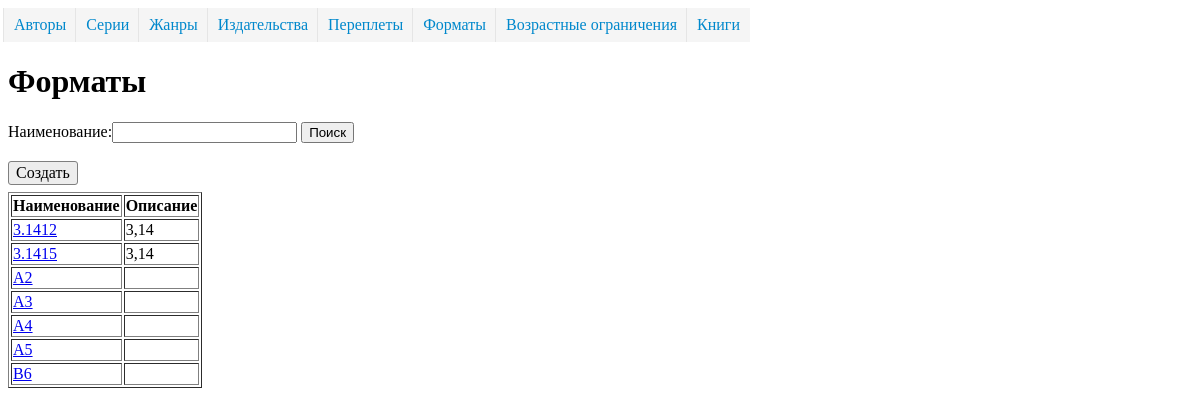
The app's page /directory/format/ with its own data.
### dimensionsapp/models.py (models this page shows, shortened)
class Dimension(models.Model):
    name = models.CharField("Наименование", max_length=50, unique=True)
    description = models.TextField("Описание", blank=True, )
    class Meta:
        abstract = True
        ordering = ['name']

class FormatBook(Dimension):
    class Meta(Dimension.Meta):
        verbose_name = 'формат'
        verbose_name_plural = 'форматы'

### dimensionsapp/views.py (the view)
class FormatBookListView(ListViewFilter):
    model = FormatBook
    extra_context = {'url_detail': 'format_book_detail'}

### dimensionsapp/form.py
class SearchForm(forms.Form):
    search = forms.CharField(label='Наименование', required=False)

### dimensionsapp/views.py (called while the page is built)
    def get_context_data(self, *, object_list=None, **kwargs):
        context = super().get_context_data(**kwargs)
        if 'search' in self.request.GET:
            context['form'] = self.form({'search': self.request.GET['search']})
        else:
            context['form'] = self.form()
        return context

    def get_queryset(self):
        qs = super().get_queryset()
        if 'search' in self.request.GET and self.request.GET['search'] != '':
            name = self.request.GET['search']
            qs = qs.filter(name__istartswith=name)
        return qs

### templates/dimensionsapp/formatbook_list.html (shortened to what this page needs)
{% extends 'dimension_list.html' %}
{% block header %}
        <H1>Форматы</H1>
{% endblock %}
{% block create_ankor%}{% url 'format_book_create' %}{% endblock %}

### templates/dimension_list.html (shortened to what this page needs)
<!DOCTYPE html>
<html lang="ru">
<head>
{% load static %}
    <link rel="stylesheet" href="{% static "css/stylesheet.css" %}">
</head>
<body>
    {% include 'menu.html' %}
    {% block header %}{% endblock %}
    {% block searchform %}
        <form action="" method="get">
            {% block searchform_name %}
                {{ form }}
            {% endblock %}
            <button type="submit">Поиск</button>
        </form>
        <br>
    {% endblock %}
    {% block create %}
        <a href="{% block create_ankor %}#{% endblock %}" class="button">Создать</a>
    {% endblock %}
    <table border="1">
        {% block dimension_list %}
            <tr>
                <th>Наименование</th>
                <th>Описание</th>
            </tr>
            {% for object in object_list %}
                <tr>
                    <td><a href="{% url url_detail object.pk %}">{{ object.name }}</a></td>
                    <td>{{  object.description }}</td>
                </tr>
            {% endfor %}
        {% endblock %}
    </table>
</body>
</html>

### static/css/stylesheet.css (style rules this page uses)
.button { display: inline-block; text-decoration: none; background-color: #ededed; padding: 2px 7px; color: black; border-radius: 3px; margin-bottom: 7px; border: 1px solid #7f7f7f; }

### records on screen
FormatBook: name "3.1412", description "3,14"
FormatBook: name "3.1415", description "3,14"
FormatBook: name "A2"
FormatBook: name "A3"
FormatBook: name "A4"
FormatBook: name "A5"
FormatBook: name "B6"
